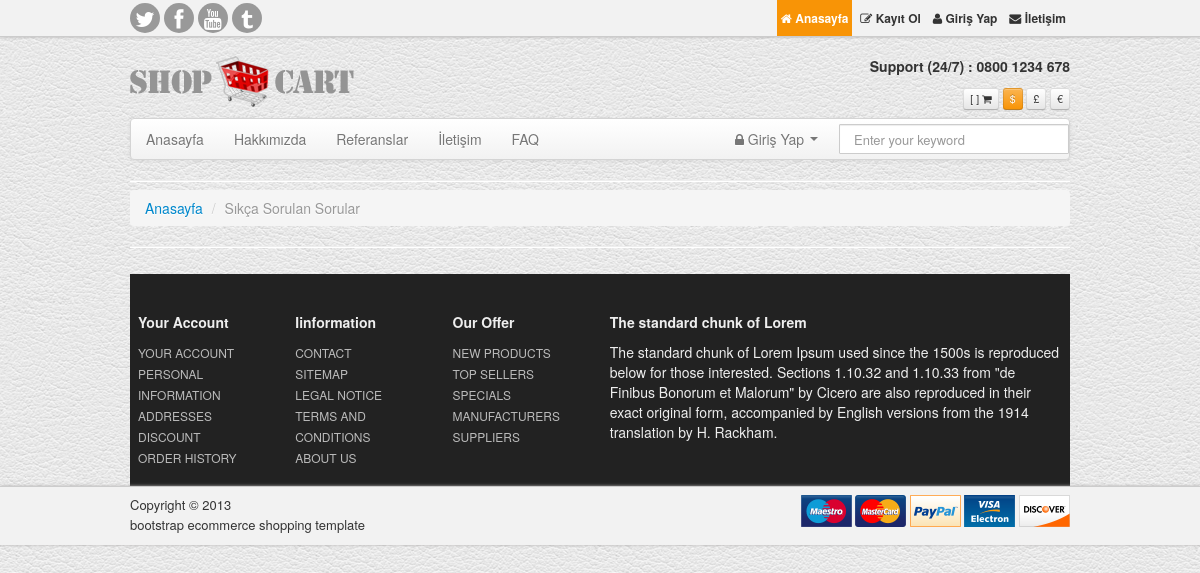
The app's page /sss/, older data.
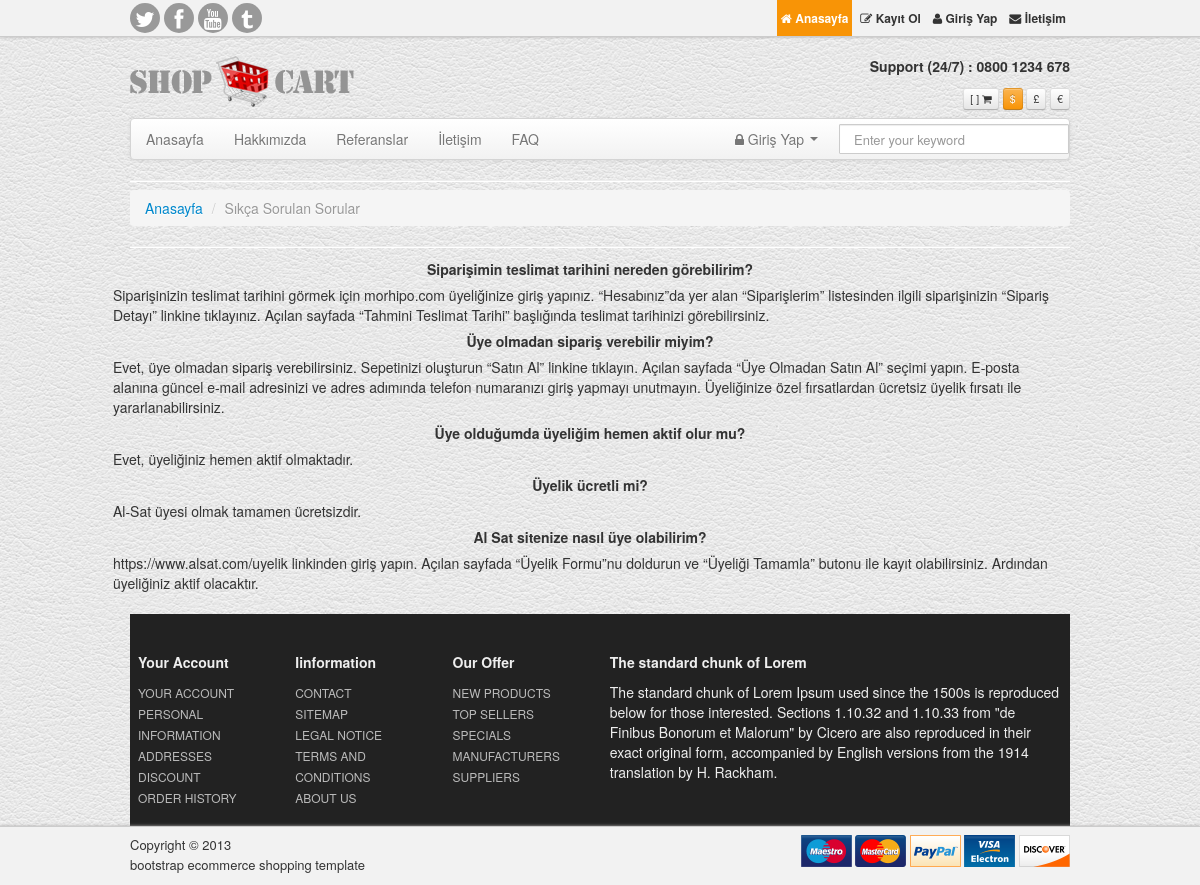
The same page, newer data.
### home/models.py (models this page shows, shortened)
class FAQ(models.Model):
    STATUS = (
        ('True', 'Evet'),
        ('False', 'Hayır'),
    )
    question = models.CharField(max_length=150)
    questionnumber = models.IntegerField()
    answer = models.TextField()
    status = models.CharField(max_length=10, choices=STATUS)
    create_at = models.DateTimeField(auto_now_add=True)
    update_at = models.DateTimeField(auto_now=True)

### home/views.py (the view)
# urls.py: path('sss/', views.faq, name='faq'),
def faq(request):
    category = Category.objects.all()
    faq = FAQ.objects.all().order_by('questionnumber')
    context = {'category': category,
               'faq': faq,
               }
    return render(request, 'faq.html', context)

### home/templates/faq.html (shortened to what this page needs)
{%  extends "homebase.html" %}
{% block content %}
	<hr class="soften">
	<div>
        <ul class="breadcrumb">
		    <li><a href="/">Anasayfa</a> <span class="divider">/</span></li>
		    <li class="active">Sıkça Sorulan Sorular</li>
        </ul>
	</div>
	<hr class="soften">
	<div class="row">
    <table cellpadding="3" width="1200">
        {% for rs in faq %}
        <tr>
            <th>{{ rs.question }}</th>
        </tr>
        <tr>
            <td>{{ rs.answer}}</td>
        </tr>
        {% endfor %}
    </table>
	</div>
{% endblock %}

Row changes from the older to the newer data that the page shows:
added FAQ: question "Siparişimin teslimat tarihini nereden görebilirim?", answer "Siparişinizin teslimat tarihini görmek için morhipo.com üyeliğinize giriş yapınız. “Hesabınız”da yer alan “Siparişlerim” listesinden ilgili siparişinizin “Sipariş Detayı” linkine tıklayınız. Açılan sayfada “Tahmini Teslimat Tarihi” başlığında teslimat tarihinizi görebilirsiniz."
added FAQ: question "Üye olmadan sipariş verebilir miyim?", answer "Evet, üye olmadan sipariş verebilirsiniz. Sepetinizi oluşturun “Satın Al” linkine tıklayın. Açılan sayfada “Üye Olmadan Satın Al” seçimi yapın. E-posta alanına güncel e-mail adresinizi ve adres adımında telefon numaranızı giriş yapmayı unutmayın. Üyeliğinize özel fırsatlardan ücretsiz üyelik fırsatı ile yararlanabilirsiniz."
added FAQ: question "Üye olduğumda üyeliğim hemen aktif olur mu?", answer "Evet, üyeliğiniz hemen aktif olmaktadır."
added FAQ: question "Üyelik ücretli mi?", answer "Al-Sat üyesi olmak tamamen ücretsizdir."
added FAQ: question "Al Sat sitenize nasıl üye olabilirim?", answer "https://www.alsat.com/uyelik linkinden giriş yapın. Açılan sayfada “Üyelik Formu”nu doldurun ve “Üyeliği Tamamla” butonu ile kayıt olabilirsiniz. Ardından üyeliğiniz aktif olacaktır."
